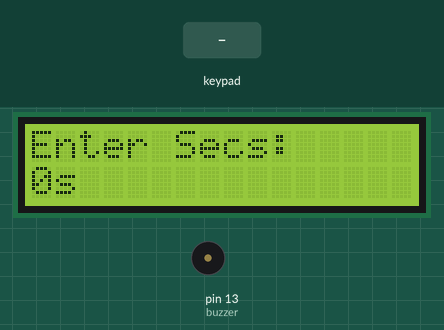
Simulated run of this sketch. Board: Arduino Uno, built with avr-gcc and run on an emulated ATmega328P. On the bench: 16×2 character LCD, buzzer (waves = sounding). Inputs (shaded band) come from the test bench.

Above: at 1.2 s.
1.3 s: keypad keys 2 3 4 5 # pressed 0.4 s apart
At 3.3 s:
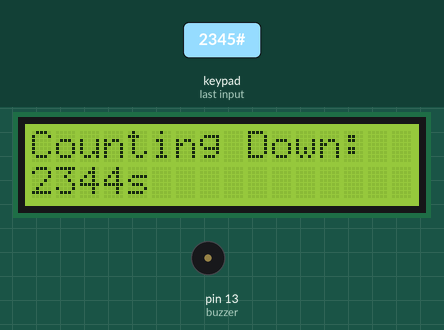
6.3 s: key 'C' pressed
At 7.0 s:
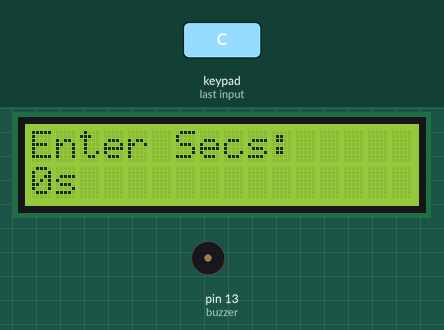
7.8 s: key '1' pressed
At 8.1 s:
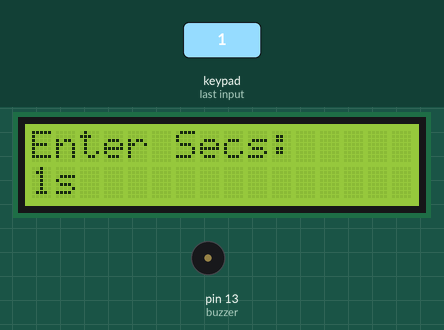
9.3 s: key '#' pressed
At 9.46 s:
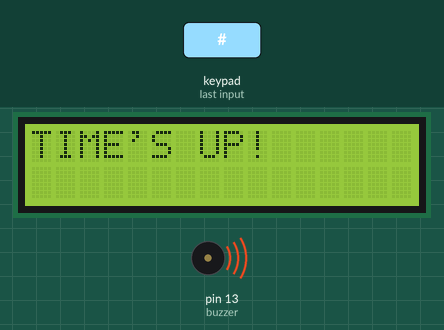
11.6 s: keypad keys 2 3 4 5 pressed 0.4 s apart
At 12.9 s:
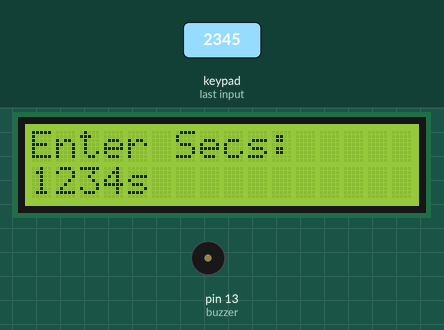
Timing chart, 0 to 14.6 s (numbered marks = the images above; inputs shaded):
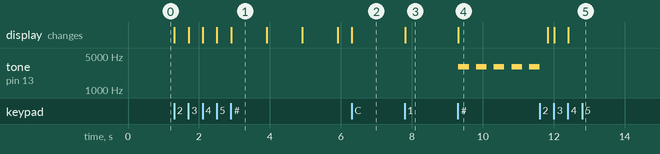

The sketch:

TimerUNO.ino
```cpp
#include <LiquidCrystal.h>
#include <Adafruit_Keypad.h>

// --- LCD Pin Mapping ---
LiquidCrystal lcd(7, 8, 9, 10, 11, 12);

// --- Adafruit Keypad Configuration ---
const byte ROWS = 4;
const byte COLS = 4;
char keys[ROWS][COLS] = {
  {'1','2','3','A'},
  {'4','5','6','B'},
  {'7','8','9','C'},
  {'*','0','#','D'}
};
byte rowPins[ROWS] = {2, 3, 4, 5};
byte colPins[COLS] = {6, A1, A2, A3};

// Initialize Adafruit Keypad
Adafruit_Keypad customKeypad = Adafruit_Keypad(makeKeymap(keys), rowPins, colPins, ROWS, COLS);

// --- Component Pins ---
const int buzzer = 13;

// --- Timer Variables ---
long timerSeconds = 0;
String inputString = "";
bool running = false;
unsigned long previousMillis = 0;

void setup() {
  lcd.begin(16, 2);
  pinMode(buzzer, OUTPUT);
  customKeypad.begin(); // Required for Adafruit library
  resetTimer();
}

void loop() {
  // Required: tick() tells the library to scan the hardware
  customKeypad.tick();

  // Check for new keypad events
  while(customKeypad.available()){
    keypadEvent e = customKeypad.read();

    // Only trigger when the key is first pressed
    if(e.bit.EVENT == KEY_JUST_PRESSED) {
      char key = (char)e.bit.KEY;

      if (key >= '0' && key <= '9' && !running) {
        if (inputString.length() < 4) {
          inputString += key;
          timerSeconds = inputString.toInt();
          updateDisplay();
        }
      } else if (key == '#') { // START
        if (timerSeconds > 0) running = true;
      } else if (key == 'C' || key == '*') { // RESET
        resetTimer();
      }
    }
  }

  // Countdown Logic
  if (running) {
    unsigned long currentMillis = millis();
    if (currentMillis - previousMillis >= 1000) {
      previousMillis = currentMillis;
      timerSeconds--;
      updateDisplay();

      if (timerSeconds <= 0) {
        running = false;
        alarm();
      }
    }
  }
}

void updateDisplay() {
  lcd.clear();
  lcd.setCursor(0, 0);
  lcd.print(running ? "Counting Down:" : "Enter Secs:");
  lcd.setCursor(0, 1);
  lcd.print(timerSeconds);
  lcd.print("s");
}

void resetTimer() {
  running = false;
  timerSeconds = 0;
  inputString = "";
  noTone(buzzer);
  updateDisplay();
}

void alarm() {
  lcd.clear();
  lcd.print("TIME'S UP!");
  for(int i = 0; i < 5; i++) {
    tone(buzzer, 3000);
    delay(300);
    noTone(buzzer);
    delay(200);
  }
}
```

Measured:
- after the input at 1.3 s, the display: first changes at once (image 1 shows a later state)
- after the input at 6.3 s, the display: changes at once (image 2)
- after the input at 7.8 s, the display: changes at once (image 3)
- after the input at 9.3 s, tone on pin 13 (buzzer): alternates 3000 Hz for 0.30 s and silent for 0.20 s, starting at once; the display: changes at once (image 4)
- after the input at 11.6 s, the display: first changes after 0.24 s (image 5 shows a later state)
- what the display in image 1 shows lasts 1.0 s, from 2.9 s to 3.9 s
